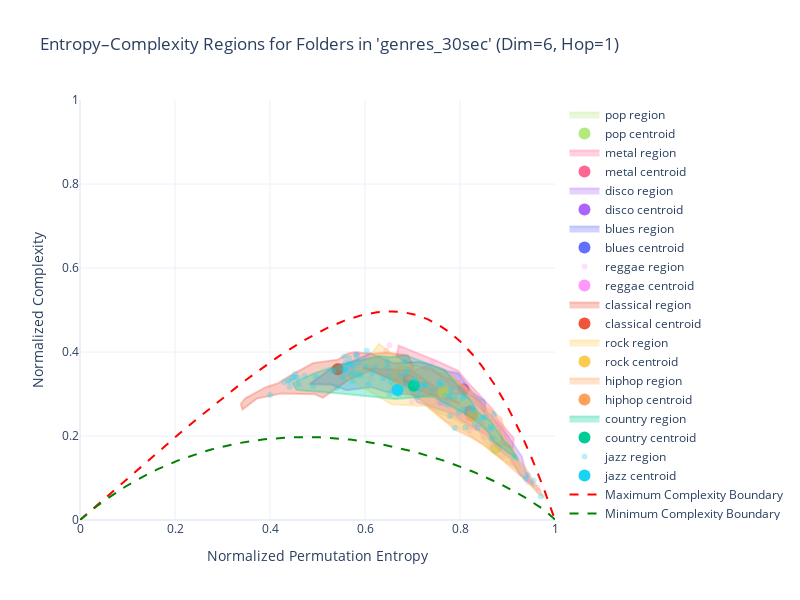

Write notebook code for a chart like this one.
### Code cell
folder_path = "data/genres_30sec"
dim = 6
hop = 1
alpha_val = 15
plot_graph_ordpy_centroids_with_region(folder_path, dim, hop, alpha_val)
